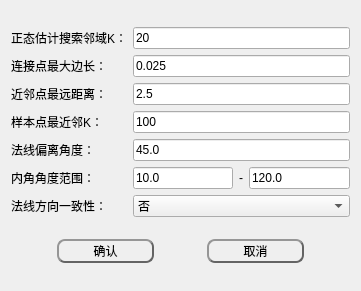
<?xml version="1.0" encoding="UTF-8"?>
<ui version="4.0">
 <class>GP3DlgClass</class>
 <widget class="QWidget" name="GP3DlgClass">
  <property name="geometry">
   <rect>
    <x>0</x>
    <y>0</y>
    <width>361</width>
    <height>291</height>
   </rect>
  </property>
  <property name="windowTitle">
   <string>三角化</string>
  </property>
  <layout class="QGridLayout" name="gridLayout_2">
   <item row="0" column="0">
    <layout class="QGridLayout" name="gridLayout">
     <item row="3" column="0">
      <widget class="QLabel" name="label_9">
       <property name="text">
        <string>样本点最近邻K：</string>
       </property>
      </widget>
     </item>
     <item row="4" column="0">
      <widget class="QLabel" name="label_8">
       <property name="text">
        <string>法线偏离角度：</string>
       </property>
      </widget>
     </item>
     <item row="0" column="0">
      <widget class="QLabel" name="label_5">
       <property name="text">
        <string>正态估计搜索邻域K：</string>
       </property>
      </widget>
     </item>
     <item row="2" column="0">
      <widget class="QLabel" name="label_7">
       <property name="text">
        <string>近邻点最远距离：</string>
       </property>
      </widget>
     </item>
     <item row="3" column="1">
      <widget class="QLineEdit" name="MaximumNearestNeighbors">
       <property name="text">
        <string>100</string>
       </property>
      </widget>
     </item>
     <item row="1" column="0">
      <widget class="QLabel" name="label_6">
       <property name="text">
        <string>连接点最大边长：</string>
       </property>
      </widget>
     </item>
     <item row="0" column="1">
      <widget class="QLineEdit" name="KSearch">
       <property name="text">
        <string>20</string>
       </property>
      </widget>
     </item>
     <item row="1" column="1">
      <widget class="QLineEdit" name="SearchRadius">
       <property name="text">
        <string>0.025</string>
       </property>
      </widget>
     </item>
     <item row="6" column="0">
      <widget class="QLabel" name="label_10">
       <property name="text">
        <string>法线方向一致性：</string>
       </property>
      </widget>
     </item>
     <item row="2" column="1">
      <widget class="QLineEdit" name="Mu">
       <property name="text">
        <string>2.5</string>
       </property>
      </widget>
     </item>
     <item row="4" column="1">
      <widget class="QLineEdit" name="MaximumSurfaceAngle">
       <property name="text">
        <string>45.0</string>
       </property>
      </widget>
     </item>
     <item row="5" column="0">
      <widget class="QLabel" name="label_11">
       <property name="text">
        <string>内角角度范围：</string>
       </property>
      </widget>
     </item>
     <item row="5" column="1">
      <layout class="QHBoxLayout" name="horizontalLayout_2">
       <item>
        <widget class="QLineEdit" name="MinimumAngle">
         <property name="text">
          <string>10.0</string>
         </property>
        </widget>
       </item>
       <item>
        <widget class="QLabel" name="label">
         <property name="text">
          <string>-</string>
         </property>
        </widget>
       </item>
       <item>
        <widget class="QLineEdit" name="MaximumAngle">
         <property name="text">
          <string>120.0</string>
         </property>
        </widget>
       </item>
      </layout>
     </item>
     <item row="6" column="1">
      <widget class="QComboBox" name="NormalConsistency">
       <item>
        <property name="text">
         <string>否</string>
        </property>
       </item>
       <item>
        <property name="text">
         <string>是</string>
        </property>
       </item>
      </widget>
     </item>
    </layout>
   </item>
   <item row="1" column="0">
    <layout class="QHBoxLayout" name="horizontalLayout">
     <item>
      <spacer name="horizontalSpacer">
       <property name="orientation">
        <enum>Qt::Horizontal</enum>
       </property>
       <property name="sizeHint" stdset="0">
        <size>
         <width>40</width>
         <height>20</height>
        </size>
       </property>
      </spacer>
     </item>
     <item>
      <widget class="QPushButton" name="btn_ok">
       <property name="minimumSize">
        <size>
         <width>97</width>
         <height>24</height>
        </size>
       </property>
       <property name="maximumSize">
        <size>
         <width>97</width>
         <height>16777215</height>
        </size>
       </property>
       <property name="styleSheet">
        <string notr="true">QPushButton{
	color: rgb(0, 0, 0);
	background-color: rgba(255, 255, 255,0);
	border:2px outset rgb(100, 100, 100);
	border-radius:8px;
  	text-align: center center;
} 

/*鼠标放在按钮上方*/
QPushButton:hover:enabled {
	background-color: rgba(255, 255, 255,150);
	border:2px outset rgba(100, 100, 100,150);
} 

/*鼠标点击按钮*/
QPushButton:pressed:enabled {
	background-color: rgba(255, 255, 255,255);
	border:4px outset rgba(100, 100, 100,255);
}

QPushButton:enabled{ 
	color: rgb(0, 0, 0);
	background-color: rgba(255, 255, 255,0);
	border:2px outset rgb(100, 100, 100);
}

QPushButton:disabled{ 
	color: rgb(150, 150, 150);
	background-color: rgba(150, 150, 150,0);
	border:2px outset rgb(100, 100, 100);
}</string>
       </property>
       <property name="text">
        <string>确认</string>
       </property>
      </widget>
     </item>
     <item>
      <spacer name="horizontalSpacer_2">
       <property name="orientation">
        <enum>Qt::Horizontal</enum>
       </property>
       <property name="sizeHint" stdset="0">
        <size>
         <width>40</width>
         <height>20</height>
        </size>
       </property>
      </spacer>
     </item>
     <item>
      <widget class="QPushButton" name="btn_cancel">
       <property name="minimumSize">
        <size>
         <width>97</width>
         <height>24</height>
        </size>
       </property>
       <property name="styleSheet">
        <string notr="true">QPushButton{
	color: rgb(0, 0, 0);
	background-color: rgba(255, 255, 255,0);
	border:2px outset rgb(100, 100, 100);
	border-radius:8px;
  	text-align: center center;
} 

/*鼠标放在按钮上方*/
QPushButton:hover:enabled {
	background-color: rgba(255, 255, 255,150);
	border:2px outset rgba(100, 100, 100,150);
} 

/*鼠标点击按钮*/
QPushButton:pressed:enabled {
	background-color: rgba(255, 255, 255,255);
	border:4px outset rgba(100, 100, 100,255);
}

QPushButton:enabled{ 
	color: rgb(0, 0, 0);
	background-color: rgba(255, 255, 255,0);
	border:2px outset rgb(100, 100, 100);
}

QPushButton:disabled{ 
	color: rgb(150, 150, 150);
	background-color: rgba(150, 150, 150,0);
	border:2px outset rgb(100, 100, 100);
}</string>
       </property>
       <property name="text">
        <string>取消</string>
       </property>
      </widget>
     </item>
     <item>
      <spacer name="horizontalSpacer_3">
       <property name="orientation">
        <enum>Qt::Horizontal</enum>
       </property>
       <property name="sizeHint" stdset="0">
        <size>
         <width>40</width>
         <height>20</height>
        </size>
       </property>
      </spacer>
     </item>
    </layout>
   </item>
  </layout>
 </widget>
 <layoutdefault spacing="6" margin="11"/>
 <resources/>
 <connections/>
</ui>
